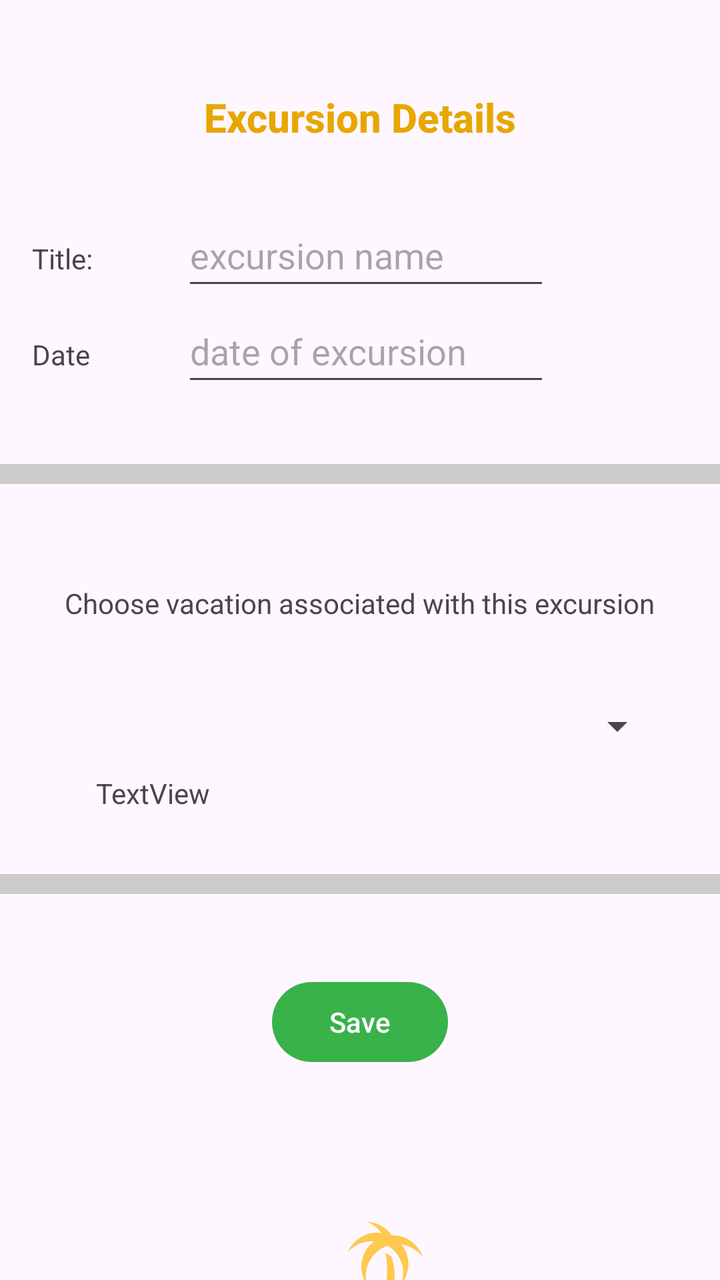
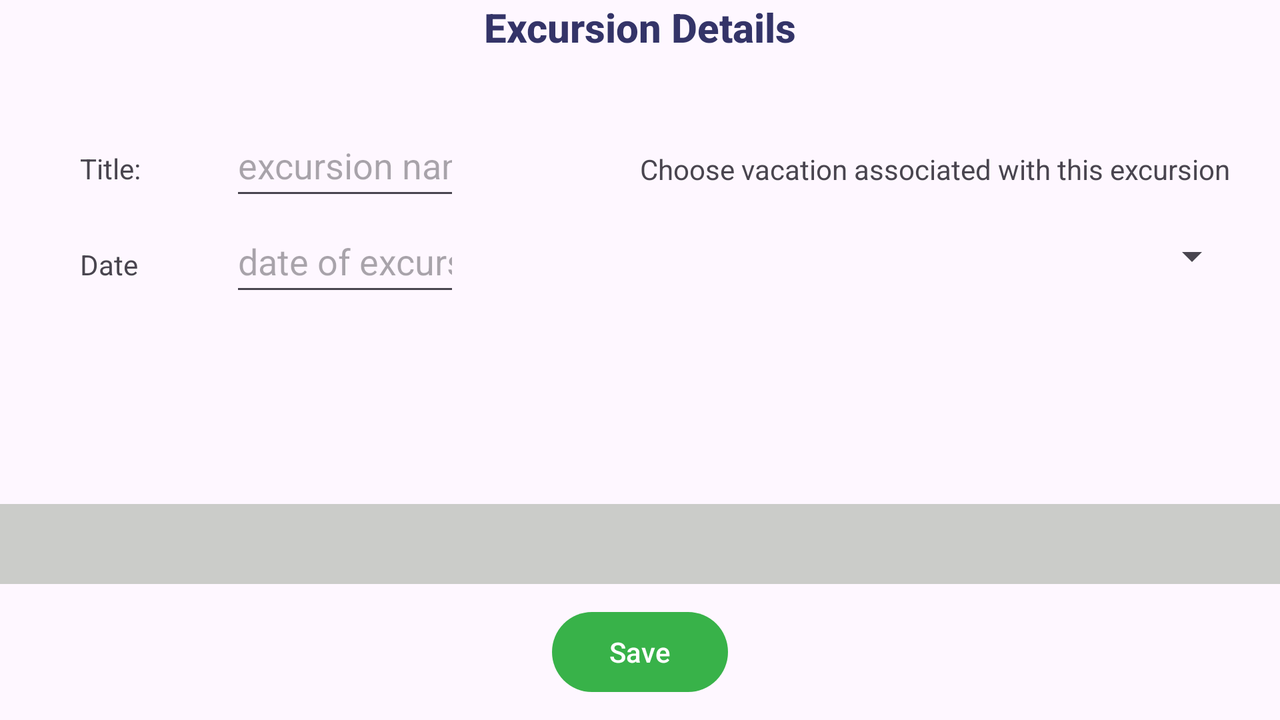

One screen, two layout resources from the same app: the default and the repository's alternative for another configuration. Each is rendered where Android would select it; the XML of both is given below.
<!-- AndroidManifest.xml: application theme Theme.D308VacationPlanner -->
<!-- res/layout/activity_excursion_details.xml -->
<?xml version="1.0" encoding="utf-8"?>
<androidx.constraintlayout.widget.ConstraintLayout xmlns:android="http://schemas.android.com/apk/res/android"
    xmlns:app="http://schemas.android.com/apk/res-auto"
    xmlns:tools="http://schemas.android.com/tools"
    android:id="@+id/main"
    android:layout_width="match_parent"
    android:layout_height="match_parent"
    tools:context=".UI.ExcursionDetails">

    <TextView
        android:id="@+id/textview7"
        android:layout_width="wrap_content"
        android:layout_height="wrap_content"
        android:layout_marginTop="45dp"
        android:text="@string/excursion_details"
        android:textAppearance="@style/TextAppearance.AppCompat.Title"
        android:textColor="@color/gold"
        android:textStyle="bold"
        app:layout_constraintEnd_toEndOf="parent"
        app:layout_constraintStart_toStartOf="parent"
        app:layout_constraintTop_toTopOf="parent" />

    <ScrollView
        android:id="@+id/scrollView"
        android:layout_width="409dp"
        android:layout_height="300dp"
        android:layout_marginTop="10dp"
        app:layout_constraintEnd_toEndOf="parent"
        app:layout_constraintStart_toStartOf="parent"
        app:layout_constraintTop_toBottomOf="@id/textview7">

        <LinearLayout
            android:layout_width="match_parent"
            android:layout_height="wrap_content"
            android:layout_marginStart="40dp"
            android:layout_marginTop="20dp"
            android:layout_marginEnd="40dp"
            android:orientation="vertical">

            <LinearLayout
                android:layout_width="match_parent"
                android:layout_height="wrap_content"
                android:orientation="horizontal">

                <TextView
                    android:layout_width="75dp"
                    android:layout_height="wrap_content"
                    android:text="@string/title" />

                <EditText
                    android:id="@+id/excursiontitle"
                    android:layout_width="match_parent"
                    android:layout_height="48dp"
                    android:layout_marginEnd="70dp"
                    android:hint="@string/excursion_name"
                    android:inputType="text" />
            </LinearLayout>

            <LinearLayout
                android:layout_width="match_parent"
                android:layout_height="wrap_content"
                android:orientation="horizontal">

                <TextView
                    android:layout_width="75dp"
                    android:layout_height="wrap_content"
                    android:text="@string/date" />

                <EditText
                    android:id="@+id/excursiondate"
                    android:layout_width="match_parent"
                    android:layout_height="48dp"
                    android:layout_marginEnd="70dp"
                    android:hint="@string/date_of_excursion"
                    android:inputType="text" />
            </LinearLayout>

        </LinearLayout>
    </ScrollView>

    <View
        android:layout_width="wrap_content"
        android:layout_height="10dp"
        android:layout_marginBottom="50dp"
        android:background="#cbccc9"
        app:layout_constraintBottom_toTopOf="@+id/textView7"
        app:layout_constraintEnd_toEndOf="parent"
        app:layout_constraintHorizontal_bias="1.0"
        app:layout_constraintStart_toStartOf="parent"
        />

    <TextView
        android:id="@+id/textView7"
        android:layout_width="wrap_content"
        android:layout_height="wrap_content"
        android:layout_marginBottom="28dp"
        android:text="@string/choose_vacation_associated_with_excursion"
        app:layout_constraintBottom_toTopOf="@+id/spinner"
        app:layout_constraintEnd_toEndOf="parent"
        app:layout_constraintStart_toStartOf="parent" />

    <Spinner
        android:id="@+id/spinner"
        android:layout_width="305dp"
        android:layout_height="wrap_content"
        android:layout_marginBottom="100dp"
        android:minHeight="48dp"
        app:layout_constraintBottom_toTopOf="@id/saveButtonEx"
        app:layout_constraintEnd_toEndOf="parent"
        app:layout_constraintStart_toStartOf="parent" />

    <View
        android:layout_width="wrap_content"
        android:layout_height="10dp"
        android:layout_marginTop="50dp"
        android:background="#cbccc9"
        app:layout_constraintTop_toBottomOf="@id/spinner"
        app:layout_constraintEnd_toEndOf="parent"
        app:layout_constraintHorizontal_bias="1.0"
        app:layout_constraintStart_toStartOf="parent" />

    <Button
        android:id="@+id/saveButtonEx"
        android:layout_width="wrap_content"
        android:layout_height="wrap_content"
        android:text="@string/save"
        app:layout_constraintBottom_toBottomOf="parent"
        app:layout_constraintEnd_toEndOf="parent"
        app:layout_constraintStart_toStartOf="parent"
        app:layout_constraintTop_toBottomOf="@+id/scrollView" />

    <ImageView
        android:id="@+id/imageView4"
        android:layout_width="150dp"
        android:layout_height="75dp"
        android:layout_marginTop="70dp"

        app:layout_constraintEnd_toEndOf="parent"
        app:layout_constraintStart_toStartOf="parent"
        app:layout_constraintTop_toBottomOf="@+id/saveButtonEx"
        app:srcCompat="@drawable/island"
        app:tint="@color/ic_launcher_background" />

    <TextView
        android:id="@+id/textView20"
        android:layout_width="wrap_content"
        android:layout_height="wrap_content"
        android:text="TextView"
        android:layout_marginStart="48dp"

        app:layout_constraintStart_toStartOf="parent"
        app:layout_constraintTop_toBottomOf="@+id/spinner" />

</androidx.constraintlayout.widget.ConstraintLayout>
<!-- resources referenced by this layout -->
<resources>
  <color name="gold">#e7a600</color>
  <color name="ic_launcher_background">#FFC84E</color>
  <!-- drawable island (drawable) -->
  <vector xmlns:android="http://schemas.android.com/apk/res/android" android:height="24dp" android:width="24dp" android:viewportWidth="24" android:viewportHeight="24"><path android:fillColor="#000000" android:pathData="M20 20C18.61 20 17.22 19.53 16 18.67C13.56 20.38 10.44 20.38 8 18.67C6.78 19.53 5.39 20 4 20H2V22H4C5.37 22 6.74 21.65 8 21C10.5 22.3 13.5 22.3 16 21C17.26 21.65 18.62 22 20 22H22V20H20M20.78 19H20C18.82 19 17.64 18.6 16.58 17.85L16 17.45L15.42 17.85C14.39 18.57 13.21 18.95 12 18.95C10.77 18.95 9.59 18.57 8.56 17.85L8 17.45L7.43 17.85C6.36 18.6 5.18 19 4 19H3.22C3.75 17.54 5.58 15 12 15C14 15 15 15.24 15 15.24C15.68 13.87 16.83 10.77 16 6.82L17.06 7.53C17.39 8.96 18 11.75 16.8 15.65C19.43 16.5 20.42 18 20.78 19M22 7.59C21.21 6.5 20 5.71 18.58 5.53C18.7 5.67 18.81 5.83 18.92 6C20.12 7.91 19.87 10.32 18.47 11.95C19.06 10.5 19 8.79 18.08 7.36C18 7.28 17.96 7.2 17.9 7.11C17.5 6.53 16.96 6.06 16.38 5.72C14.35 6.37 12.88 8.27 12.88 10.5C12.88 11.03 12.96 11.53 13.1 12C12.5 11.17 12.16 10.17 12.16 9.07C12.16 7.41 12.96 5.95 14.2 5.03C13.16 4.95 12.09 5.18 11.14 5.78C10.7 6.05 10.32 6.38 10 6.76C10.39 5.82 11.05 5 12 4.4C13.04 3.74 14.25 3.5 15.39 3.69C15.1 3.29 14.75 2.92 14.33 2.6C13.92 2.29 13.47 2.05 13 1.88C14 1.91 15.04 2.24 15.91 2.89C16.35 3.22 16.7 3.62 17 4.05C17.06 4.05 17.12 4.04 17.19 4.04C19.45 4.04 21.37 5.53 22 7.59Z" /></vector>
  <string name="choose_vacation_associated_with_excursion">Choose vacation associated with this excursion</string>
  <string name="date">Date</string>
  <string name="date_of_excursion">date of excursion</string>
  <string name="excursion_details">Excursion Details</string>
  <string name="excursion_name">excursion name</string>
  <string name="save">Save</string>
  <string name="title">Title: </string>
  <style name="Theme.D308VacationPlanner" parent="Base.Theme.D308VacationPlanner" />
  <style name="Base.Theme.D308VacationPlanner" parent="Theme.Material3.DayNight">
          
          
  
  
  
          
          <item name="colorPrimary">@color/green</item>
          <item name="colorPrimaryDark">@color/dark_green</item>
          <item name="colorAccent">@color/green</item>
          <item name="colorPrimaryVariant">@color/dark_green</item>
  
  
          
          <item name="colorSecondary">@color/light_yellow</item>
          <item name="colorSecondaryVariant">@color/gold</item>
  
          <item name="android:statusBarColor">@android:color/transparent</item>
          <item name="android:windowLightStatusBar">true</item>
  
  
          <item name="android:navigationBarColor">@color/green</item>
  
      </style>
  <color name="green">#38b249</color>
  <color name="dark_green">#14802A</color>
  <color name="light_yellow">#FEFADA</color>
</resources>
<!-- res/layout-land/activity_excursion_details.xml (the repository's variant of the layout above) -->
<!-- drawn on the phone turned sideways -->
<?xml version="1.0" encoding="utf-8"?>
<androidx.constraintlayout.widget.ConstraintLayout xmlns:android="http://schemas.android.com/apk/res/android"
    xmlns:app="http://schemas.android.com/apk/res-auto"
    xmlns:tools="http://schemas.android.com/tools"
    android:id="@+id/main"
    android:layout_width="match_parent"
    android:layout_height="match_parent"
    tools:context=".UI.ExcursionDetails">

    <TextView
        android:id="@+id/textview7"
        android:layout_width="wrap_content"
        android:layout_height="wrap_content"
        android:textAppearance="@style/TextAppearance.AppCompat.Title"
        android:textColor="#343468"
        android:textStyle="bold"
        app:layout_constraintVertical_bias="0.1"
        android:text="@string/excursion_details"
        app:layout_constraintEnd_toEndOf="parent"
        app:layout_constraintStart_toStartOf="parent"
        app:layout_constraintTop_toTopOf="parent"/>

    <ScrollView
        android:id="@+id/scrollView"
        android:layout_width="340dp"
        android:layout_height="255dp"
        app:layout_constraintStart_toStartOf="parent"
        app:layout_constraintTop_toBottomOf="@id/textview7"
        android:layout_marginTop="10dp"
        >

        <LinearLayout
            android:layout_width="match_parent"
            android:layout_height="wrap_content"
            android:layout_marginTop="20dp"
            android:layout_marginStart="40dp"
            android:layout_marginEnd="40dp"
            android:orientation="vertical">

            <LinearLayout
                android:layout_width="match_parent"
                android:layout_height="wrap_content"
                android:orientation="horizontal">

                <TextView
                    android:layout_width="75dp"
                    android:layout_height="wrap_content"
                    android:text="@string/title" />

                <EditText
                    android:id="@+id/excursiontitle"
                    android:layout_width="match_parent"
                    android:layout_height="48dp"
                    android:layout_marginEnd="70dp"
                    android:hint="@string/excursion_name"
                    android:inputType="text" />
            </LinearLayout>

            <LinearLayout
                android:layout_width="match_parent"
                android:layout_height="wrap_content"
                android:orientation="horizontal">

                <TextView
                    android:layout_width="75dp"
                    android:layout_height="wrap_content"
                    android:text="@string/date" />

                <EditText
                    android:id="@+id/excursiondate"
                    android:layout_width="match_parent"
                    android:layout_height="48dp"
                    android:layout_marginEnd="70dp"
                    android:hint="@string/date_of_excursion"
                    android:inputType="text" />
            </LinearLayout>

        </LinearLayout>
    </ScrollView>

    <LinearLayout
        android:layout_width="340dp"
        android:layout_height="255dp"
        app:layout_constraintEnd_toEndOf="parent"
        app:layout_constraintTop_toBottomOf="@id/textview7"
        android:layout_marginTop="10dp"
        android:orientation="vertical">

        <TextView
            android:id="@+id/textView7"
            android:layout_width="match_parent"
            android:layout_height="wrap_content"
            android:text="@string/choose_vacation_associated_with_excursion"
            app:layout_constraintEnd_toEndOf="parent"
            app:layout_constraintStart_toStartOf="parent"
            android:layout_marginTop="38dp"
            android:layout_marginStart="20dp"
            android:layout_marginEnd="20dp"

             />

        <Spinner
            android:id="@+id/spinner"
            android:layout_width="match_parent"
            android:layout_height="wrap_content"
            android:minHeight="48dp"
            android:layout_marginStart="20dp"
            android:layout_marginEnd="20dp"
            app:layout_constraintEnd_toEndOf="parent"
            app:layout_constraintStart_toStartOf="parent"
            app:layout_constraintTop_toBottomOf="@id/textView7"
            android:layout_marginTop="10dp"/>
    </LinearLayout>

    <View
        android:layout_width="wrap_content"
        android:layout_height="40dp"
        android:background="#cbccc9"
        android:layout_marginBottom="10dp"
        app:layout_constraintEnd_toEndOf="parent"
        app:layout_constraintStart_toStartOf="parent"
        app:layout_constraintBottom_toTopOf="@id/saveButtonEx" />

    <Button
        android:id="@+id/saveButtonEx"
        android:layout_width="wrap_content"
        android:layout_height="wrap_content"
        android:text="@string/save"
        android:layout_marginBottom="10dp"
        app:layout_constraintBottom_toBottomOf="parent"
        app:layout_constraintEnd_toEndOf="parent"
        app:layout_constraintStart_toStartOf="parent"
         />

</androidx.constraintlayout.widget.ConstraintLayout>
<!-- resources referenced by the variant -->
<!-- as the phone turned sideways resolves them -->
<resources>
  <string name="choose_vacation_associated_with_excursion">Choose vacation associated with this excursion</string>
  <string name="date">Date</string>
  <string name="date_of_excursion">date of excursion</string>
  <string name="excursion_details">Excursion Details</string>
  <string name="excursion_name">excursion name</string>
  <string name="save">Save</string>
  <string name="title">Title: </string>
  <style name="Theme.D308VacationPlanner" parent="Base.Theme.D308VacationPlanner" />
  <style name="Base.Theme.D308VacationPlanner" parent="Theme.Material3.DayNight">
          
          
  
  
  
          
          <item name="colorPrimary">@color/green</item>
          <item name="colorPrimaryDark">@color/dark_green</item>
          <item name="colorAccent">@color/green</item>
          <item name="colorPrimaryVariant">@color/dark_green</item>
  
  
          
          <item name="colorSecondary">@color/light_yellow</item>
          <item name="colorSecondaryVariant">@color/gold</item>
  
          <item name="android:statusBarColor">@android:color/transparent</item>
          <item name="android:windowLightStatusBar">true</item>
  
  
          <item name="android:navigationBarColor">@color/green</item>
  
      </style>
  <color name="green">#38b249</color>
  <color name="dark_green">#14802A</color>
  <color name="light_yellow">#FEFADA</color>
  <color name="gold">#e7a600</color>
</resources>
